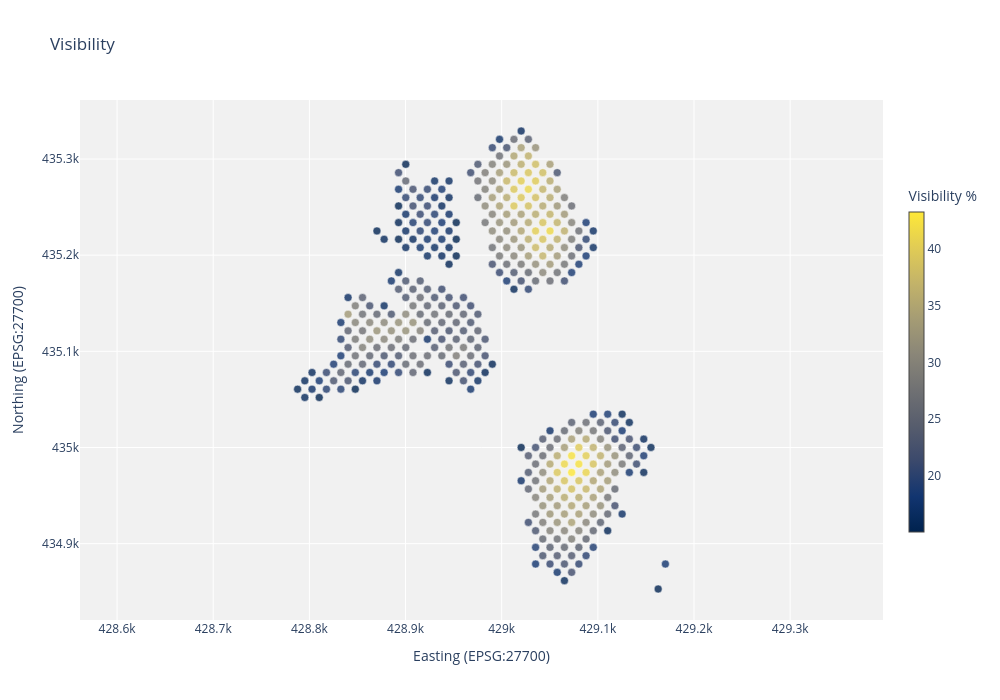

Notebook code for this chart:
### Code cell
# Create interactive plotly map
fig = go.Figure()

# Extract coordinates for the scatter plot
lons = vis_filtered.geometry.x
lats = vis_filtered.geometry.y


# Add scatter plot
fig.add_trace(go.Scatter(
    x=lons,
    y=lats,
    mode='markers',
    marker=dict(
        size=8,
        color=vis_filtered['visibility_pct'],
        colorscale="Cividis",
        colorbar=dict(
            title="Visibility %",
            thickness=15,
            len=0.7
        ),
        line=dict(width=0.5, color='white'),
        opacity=0.8
    ),
    name='Vegetation'
))

# Update layout for better visualization
fig.update_layout(
    title='Visibility',
    xaxis_title='Easting (EPSG:27700)',
    yaxis_title='Northing (EPSG:27700)',
    hovermode='closest',
    height=700,
    width=1000,
    xaxis=dict(scaleanchor='y', scaleratio=1),
    yaxis=dict(scaleanchor='x', scaleratio=1),
    plot_bgcolor='rgba(240, 240, 240, 0.9)'
)

fig.show()

### Figure 1 — Plotly figure (JSON) as saved in the notebook; plotly's stock layout.template omitted (floating-point values rounded to 4 significant figures; data arrays with more than 128 entries replaced by an {"elided": "..."} marker saying what was removed)
{"data": [{"marker": {"color": {"elided": "408 float values"}, "colorbar": {"len": 0.7, "thickness": 15, "title": {"text": "Visibility %"}}, "colorscale": [[0, "#00224e"], [0.1111, "#123570"], [0.2222, "#3b496c"], [0.3333, "#575d6d"], [0.4444, "#707173"], [0.5556, "#8a8678"], [0.6667, "#a59c74"], [0.7778, "#c3b369"], [0.8889, "#e1cc55"], [1, "#fee838"]], "line": {"color": "white", "width": 0.5}, "opacity": 0.8, "size": 8}, "mode": "markers", "name": "Vegetation", "type": "scatter", "x": {"elided": "408 float values"}, "y": {"elided": "408 float values"}}], "layout": {"height": 700, "hovermode": "closest", "plot_bgcolor": "rgba(240, 240, 240, 0.9)", "title": {"text": "Visibility"}, "width": 1000, "xaxis": {"scaleanchor": "y", "scaleratio": 1, "title": {"text": "Easting (EPSG:27700)"}}, "yaxis": {"scaleanchor": "x", "scaleratio": 1, "title": {"text": "Northing (EPSG:27700)"}}}}
